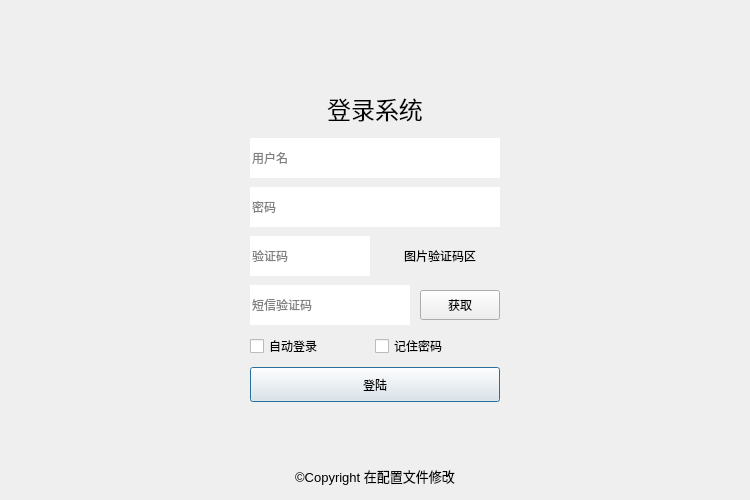
<?xml version="1.0" encoding="UTF-8"?>
<ui version="4.0">
 <class>Dialog</class>
 <widget class="QDialog" name="Dialog">
  <property name="geometry">
   <rect>
    <x>0</x>
    <y>0</y>
    <width>750</width>
    <height>500</height>
   </rect>
  </property>
  <property name="windowTitle">
   <string>登录系统</string>
  </property>
  <property name="windowIcon">
   <iconset resource="../resource/resource.qrc">
    <normaloff>:/resource/images/logo.png</normaloff>:/resource/images/logo.png</iconset>
  </property>
  <property name="styleSheet">
   <string notr="true"/>
  </property>
  <layout class="QHBoxLayout" name="horizontalLayout">
   <property name="spacing">
    <number>0</number>
   </property>
   <property name="leftMargin">
    <number>0</number>
   </property>
   <property name="topMargin">
    <number>0</number>
   </property>
   <property name="rightMargin">
    <number>0</number>
   </property>
   <property name="bottomMargin">
    <number>0</number>
   </property>
   <item>
    <widget class="QFrame" name="frame">
     <property name="styleSheet">
      <string notr="true"/>
     </property>
     <property name="frameShape">
      <enum>QFrame::Shape::NoFrame</enum>
     </property>
     <property name="frameShadow">
      <enum>QFrame::Shadow::Raised</enum>
     </property>
     <widget class="QFrame" name="form">
      <property name="geometry">
       <rect>
        <x>230</x>
        <y>70</y>
        <width>290</width>
        <height>361</height>
       </rect>
      </property>
      <property name="frameShape">
       <enum>QFrame::Shape::NoFrame</enum>
      </property>
      <property name="frameShadow">
       <enum>QFrame::Shadow::Raised</enum>
      </property>
      <layout class="QHBoxLayout" name="horizontalLayout_8">
       <property name="leftMargin">
        <number>20</number>
       </property>
       <property name="topMargin">
        <number>10</number>
       </property>
       <property name="rightMargin">
        <number>20</number>
       </property>
       <property name="bottomMargin">
        <number>20</number>
       </property>
       <item>
        <layout class="QVBoxLayout" name="verticalLayout_2" stretch="1,1,1,1,1,1,1">
         <property name="spacing">
          <number>0</number>
         </property>
         <item>
          <widget class="QLabel" name="login_title">
           <property name="maximumSize">
            <size>
             <width>9999</width>
             <height>40</height>
            </size>
           </property>
           <property name="font">
            <font>
             <family>黑体</family>
             <pointsize>18</pointsize>
             <bold>false</bold>
            </font>
           </property>
           <property name="text">
            <string>登录系统</string>
           </property>
           <property name="alignment">
            <set>Qt::AlignmentFlag::AlignCenter</set>
           </property>
          </widget>
         </item>
         <item>
          <layout class="QHBoxLayout" name="horizontalLayout_9" stretch="0">
           <property name="spacing">
            <number>0</number>
           </property>
           <item>
            <widget class="LineEdit" name="username">
             <property name="minimumSize">
              <size>
               <width>90</width>
               <height>40</height>
              </size>
             </property>
             <property name="font">
              <font>
               <family>Microsoft YaHei</family>
              </font>
             </property>
             <property name="tabletTracking">
              <bool>false</bool>
             </property>
             <property name="frame">
              <bool>false</bool>
             </property>
             <property name="placeholderText">
              <string>用户名</string>
             </property>
             <property name="clearButtonEnabled">
              <bool>true</bool>
             </property>
            </widget>
           </item>
          </layout>
         </item>
         <item>
          <layout class="QHBoxLayout" name="horizontalLayout_10" stretch="0">
           <property name="spacing">
            <number>0</number>
           </property>
           <item>
            <widget class="LineEdit" name="password">
             <property name="sizePolicy">
              <sizepolicy hsizetype="Expanding" vsizetype="Fixed">
               <horstretch>0</horstretch>
               <verstretch>0</verstretch>
              </sizepolicy>
             </property>
             <property name="minimumSize">
              <size>
               <width>90</width>
               <height>40</height>
              </size>
             </property>
             <property name="baseSize">
              <size>
               <width>0</width>
               <height>0</height>
              </size>
             </property>
             <property name="font">
              <font>
               <family>Microsoft YaHei</family>
              </font>
             </property>
             <property name="frame">
              <bool>false</bool>
             </property>
             <property name="echoMode">
              <enum>QLineEdit::EchoMode::Password</enum>
             </property>
             <property name="placeholderText">
              <string>密码</string>
             </property>
             <property name="clearButtonEnabled">
              <bool>true</bool>
             </property>
            </widget>
           </item>
          </layout>
         </item>
         <item>
          <layout class="QHBoxLayout" name="horizontalLayout_11">
           <property name="spacing">
            <number>10</number>
           </property>
           <property name="sizeConstraint">
            <enum>QLayout::SizeConstraint::SetNoConstraint</enum>
           </property>
           <property name="rightMargin">
            <number>0</number>
           </property>
           <item>
            <widget class="LineEdit" name="graphic">
             <property name="sizePolicy">
              <sizepolicy hsizetype="Expanding" vsizetype="Fixed">
               <horstretch>0</horstretch>
               <verstretch>0</verstretch>
              </sizepolicy>
             </property>
             <property name="minimumSize">
              <size>
               <width>90</width>
               <height>40</height>
              </size>
             </property>
             <property name="font">
              <font>
               <family>Microsoft YaHei</family>
              </font>
             </property>
             <property name="frame">
              <bool>false</bool>
             </property>
             <property name="placeholderText">
              <string>验证码</string>
             </property>
             <property name="clearButtonEnabled">
              <bool>true</bool>
             </property>
            </widget>
           </item>
           <item>
            <widget class="ClickableLabel" name="image">
             <property name="sizePolicy">
              <sizepolicy hsizetype="Minimum" vsizetype="Fixed">
               <horstretch>0</horstretch>
               <verstretch>0</verstretch>
              </sizepolicy>
             </property>
             <property name="minimumSize">
              <size>
               <width>120</width>
               <height>40</height>
              </size>
             </property>
             <property name="maximumSize">
              <size>
               <width>80</width>
               <height>40</height>
              </size>
             </property>
             <property name="font">
              <font>
               <family>Microsoft YaHei</family>
              </font>
             </property>
             <property name="text">
              <string>图片验证码区</string>
             </property>
             <property name="alignment">
              <set>Qt::AlignmentFlag::AlignCenter</set>
             </property>
            </widget>
           </item>
          </layout>
         </item>
         <item>
          <layout class="QHBoxLayout" name="horizontalLayout_12">
           <property name="spacing">
            <number>10</number>
           </property>
           <property name="rightMargin">
            <number>0</number>
           </property>
           <item>
            <widget class="LineEdit" name="code">
             <property name="minimumSize">
              <size>
               <width>50</width>
               <height>40</height>
              </size>
             </property>
             <property name="maximumSize">
              <size>
               <width>200</width>
               <height>16777215</height>
              </size>
             </property>
             <property name="font">
              <font>
               <family>Microsoft YaHei</family>
              </font>
             </property>
             <property name="frame">
              <bool>false</bool>
             </property>
             <property name="placeholderText">
              <string>短信验证码</string>
             </property>
             <property name="clearButtonEnabled">
              <bool>true</bool>
             </property>
            </widget>
           </item>
           <item>
            <widget class="PushButton" name="getCode">
             <property name="sizePolicy">
              <sizepolicy hsizetype="Preferred" vsizetype="Fixed">
               <horstretch>0</horstretch>
               <verstretch>0</verstretch>
              </sizepolicy>
             </property>
             <property name="minimumSize">
              <size>
               <width>80</width>
               <height>30</height>
              </size>
             </property>
             <property name="font">
              <font>
               <family>Microsoft YaHei</family>
              </font>
             </property>
             <property name="focusPolicy">
              <enum>Qt::FocusPolicy::TabFocus</enum>
             </property>
             <property name="text">
              <string>获取</string>
             </property>
             <property name="autoDefault">
              <bool>false</bool>
             </property>
            </widget>
           </item>
          </layout>
         </item>
         <item>
          <layout class="QHBoxLayout" name="horizontalLayout_13">
           <property name="topMargin">
            <number>0</number>
           </property>
           <property name="rightMargin">
            <number>0</number>
           </property>
           <property name="bottomMargin">
            <number>0</number>
           </property>
           <item>
            <widget class="CheckBox" name="session">
             <property name="font">
              <font>
               <family>Microsoft YaHei</family>
               <pointsize>9</pointsize>
              </font>
             </property>
             <property name="text">
              <string>自动登录</string>
             </property>
            </widget>
           </item>
           <item>
            <widget class="CheckBox" name="remember">
             <property name="font">
              <font>
               <family>Microsoft YaHei</family>
               <pointsize>9</pointsize>
              </font>
             </property>
             <property name="text">
              <string>记住密码</string>
             </property>
            </widget>
           </item>
          </layout>
         </item>
         <item>
          <widget class="PrimaryPushButton" name="login">
           <property name="sizePolicy">
            <sizepolicy hsizetype="Preferred" vsizetype="Fixed">
             <horstretch>0</horstretch>
             <verstretch>0</verstretch>
            </sizepolicy>
           </property>
           <property name="minimumSize">
            <size>
             <width>0</width>
             <height>35</height>
            </size>
           </property>
           <property name="font">
            <font>
             <family>Microsoft YaHei</family>
            </font>
           </property>
           <property name="text">
            <string>登陆</string>
           </property>
           <property name="default">
            <bool>true</bool>
           </property>
          </widget>
         </item>
        </layout>
       </item>
      </layout>
     </widget>
     <widget class="QLabel" name="copyright">
      <property name="geometry">
       <rect>
        <x>265</x>
        <y>460</y>
        <width>220</width>
        <height>31</height>
       </rect>
      </property>
      <property name="font">
       <font>
        <family>Arial</family>
        <pointsize>10</pointsize>
       </font>
      </property>
      <property name="text">
       <string>©Copyright 在配置文件修改</string>
      </property>
      <property name="alignment">
       <set>Qt::AlignmentFlag::AlignCenter</set>
      </property>
     </widget>
    </widget>
   </item>
  </layout>
 </widget>
 <customwidgets>
  <customwidget>
   <class>CheckBox</class>
   <extends>QCheckBox</extends>
   <header>qfluentwidgets</header>
  </customwidget>
  <customwidget>
   <class>LineEdit</class>
   <extends>QLineEdit</extends>
   <header>qfluentwidgets</header>
  </customwidget>
  <customwidget>
   <class>ClickableLabel</class>
   <extends>QLabel</extends>
   <header>app/ui/components/label_widget.h</header>
  </customwidget>
  <customwidget>
   <class>PushButton</class>
   <extends>QPushButton</extends>
   <header>qfluentwidgets</header>
  </customwidget>
  <customwidget>
   <class>PrimaryPushButton</class>
   <extends>QPushButton</extends>
   <header>qfluentwidgets</header>
  </customwidget>
 </customwidgets>
 <resources>
  <include location="../resource/resource.qrc"/>
 </resources>
 <connections/>
</ui>
